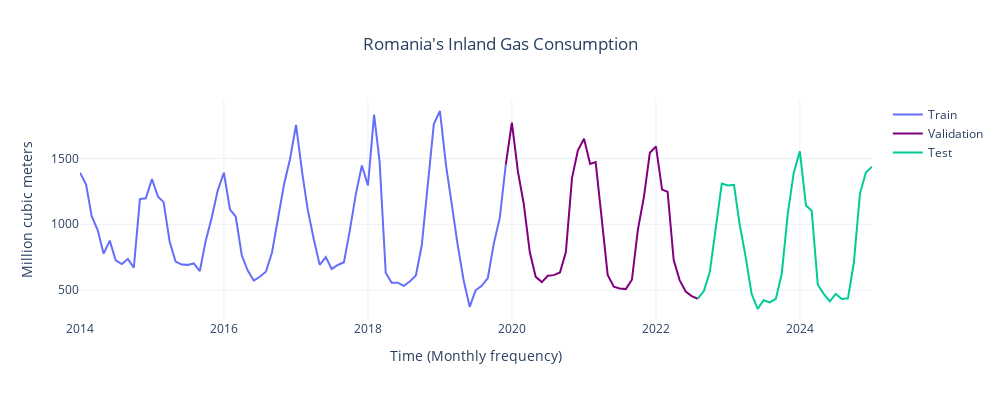

Notebook code cell kept with this figure:
### Code cell
# Iteractive plot of split sets
# =================================================
fig = go.Figure()
fig.add_trace(go.Scatter(x=data_train.index,
                         y=data_train['Inland Consumption'],
                         mode='lines',
                         name='Train'))
fig.add_trace(go.Scatter(x=data_val.index,
                         y=data_val['Inland Consumption'],
                         mode='lines', name='Validation',
                         line=dict(color='purple')))
fig.add_trace(go.Scatter(x=data_test.index,
                         y=data_test['Inland Consumption'],
                         mode='lines',
                         name='Test'))

fig.update_layout(
    title = "Romania's Inland Gas Consumption ",
    title_x = 0.5,
    xaxis_title = "Time (Monthly frequency)",
    yaxis_title = "Million cubic meters",
    #legend_title = "Splits: ",
    width=1000,
    height=400,
    template="plotly_white",
    #legend=dict(orientation="h", yanchor="top", y=1, xanchor="left")
)

fig.show()
